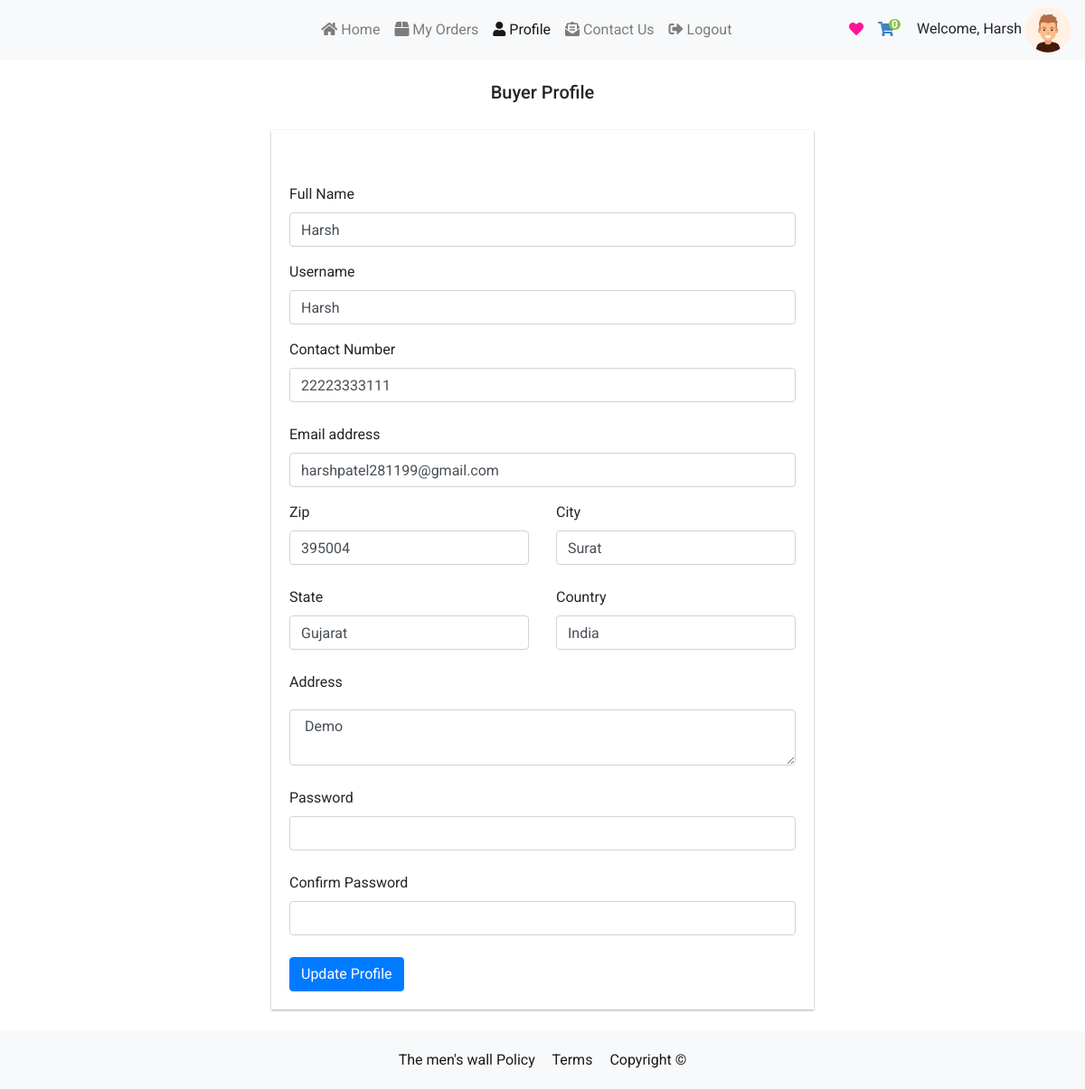
Screenshot of /products/buyerprofile/ (signed in) with the database file from the repository.
### users/models.py (models this page shows, shortened)
class CustomeUser(AbstractUser):
	role_list = [
		('buyer', 'buyer'),
		('seller', 'seller')
	]
	role = models.CharField(max_length=10, choices=role_list,null=True,blank=True,default='buyer')
	contact_no = models.CharField(null=True,blank=True,max_length=20,default="")
	fullname = models.CharField(max_length=100,default="",null=True,blank=True)

class Profile(models.Model):
	user = models.OneToOneField(CustomeUser, on_delete=models.CASCADE)
	image = models.ImageField(default='default.png', upload_to='profile_pics')
	slug = AutoSlugField(populate_from='user')
	bio = models.CharField(max_length=255, blank=True)
	friends = models.ManyToManyField("Profile", blank=True)

class Address(models.Model):
	city = models.CharField(max_length=100,default="")
	state = models.CharField(max_length=100,default="")
	country = models.CharField(max_length=100,default="")
	address = models.TextField()
	pincode = models.CharField(max_length=100,default="")
	user = models.ForeignKey(CustomeUser,on_delete=models.CASCADE)

### products/views.py (the view, shortened to what this page needs)
# urls.py: path("buyerprofile/",buyerprofile,name="buyerprofile"),
def buyerprofile(request):
    address = Address.objects.filter(user=request.user).last()
    return render(request,'products/buyerProfile.html',{'address':address})

### feed/views.py (called while the page is built)
def CountNotifications(request):
	count_notifications = 0
	if request.user.is_authenticated:
		count_notifications = Notification.objects.filter(user=request.user, is_seen=False).count()
	return {'count_notifications':count_notifications}

def GetProfile(request):
	you = ''
	if request.user.is_authenticated:
		p = request.user.profile
		you = p.user
	return {'profile':you}

### templates/products/buyerProfile.html (shortened to what this page needs)
{% extends "products/ecommBase.html" %}
{% load static %}
{% block content %}
<div class="container mt-2">
    <div class="text-center">
        <h5 class=" mt-4 mb-4">{{ user.role | title }} Profile</h5>
    </div>
    {% load static %}
    <div class="container seller__form mb-4">
        <form method="post" action="" >{% csrf_token %}
            <div class="row">
                <div class="col-12">
                    <div class="profile__img">
                    </div>
                </div>
                 <div class="col-12">
                    <div class="form-group">
                        <label for="first">Full Name</label>
                        <input type="text" value="{{ user.fullname }}" name="fullname" class="form-control" placeholder="" id="first">
                    </div>
                </div>
                <div class="col-12">
                    <div class="form-group">
                        <label for="first">Username</label>
                        <input type="text" value="{{ user.username }}" name="username" class="form-control" placeholder="" id="first">
                    </div>
                </div>
                 <div class="col-md-12 mb-2">
                    <div class="form-group">
                        <label for="company">Contact Number</label>
                        <input type="text" class="form-control" name="contact" placeholder="" value="{{ user.contact_no }}" id="company">
                    </div>
                </div>
                <div class="col-md-12">
                    <div class="form-group">
                        <label for="email">Email address</label>
                        <input type="email" value="{{ user.email }}"  name="email" class="form-control" id="email" placeholder="email">
                    </div>
                </div>
                  <div class="col-md-6 mb-2">
                    <div class="form-group">
                        <label for="zip">Zip</label>
                        <input type="text" class="form-control" name="zip" placeholder="" value="{{ address.pincode }}" id="zip">
                    </div>
                </div>
                <div class="col-md-6 mb-2">
                    <div class="form-group">
                        <label for="city">City</label>
                        <input type="text" class="form-control" name="city" placeholder="" value="{{ address.city }}" id="city">
                    </div>
                </div>
                <div class="col-md-6 mb-2">
                    <div class="form-group">
                        <label for="state">State</label>
                        <input type="text" class="form-control" name="state" placeholder="" value="{{ address.state }}" id="state">
                    </div>
                </div>
                <div class="col-md-6 mb-2">
                    <div class="form-group">
                        <label for="country">Country</label>
                        <input type="text" class="form-control" name="country" placeholder="" value="{{ address.country }}" id="country">
                    </div>
                </div>
                <div class="col-md-12 mb-2">
                    <div class="form-group">
                        <label for="address">Address</label>
                        <textarea class="form-control" name="address" placeholder="" >{{ address.address }}</textarea>
                    </div>
                </div>
                <div class="col-md-12 mb-2">
                    <div class="form-group">
                        <label for="company">Password</label>
                        <input type="password" class="form-control" name ="password"  placeholder="" id="company">
                    </div>
                </div>
                <div class="col-md-12 mb-2">
                    <div class="form-group">
                        <label for="company"> Confirm Password</label>
                        <input type="password" name="confirmpassword" class="form-control" placeholder="" id="company">
                    </div>
                </div>
            </div>
            <button type="submit" class="btn btn-primary">Update Profile</button>
        </form>
    </div>
</div>
{% endblock %}

### templates/products/ecommBase.html (shortened to what this page needs)
{% load static %}
<!DOCTYPE html>
<html lang="en">
<head>
    <link href="https://cdnjs.cloudflare.com/ajax/libs/font-awesome/5.13.0/css/all.min.css" rel="stylesheet">
    <link rel="stylesheet" href="https://cdn.jsdelivr.net/npm/bootstrap@4.5.3/dist/css/bootstrap.min.css">
</head>
<body>
<nav class="navbar navbar-expand-md bg-light navbar-light">
  <a class="navbar-brand" href="{% url 'home' %}" style="width:27%">
       </a>
  <div class="collapse navbar-collapse" id="collapsibleNavbar">
    <ul class="navbar-nav">
      {% if user.role == "seller" %}
      <li class="nav-item">
        <a class="nav-link active" href="{% url 'sellerDash' %}" ><i class="fa fa-list-alt" aria-hidden="true"></i>&nbsp;My Products</a>
      </li>
      <li class="nav-item">
        <a class="nav-link" href="{% url 'sellerOrders' %}"><i class="fa fa-shopping-cart" aria-hidden="true"></i>&nbsp;My Orders</a>
      </li>
    <li class="nav-item ">
        <a class="nav-link" href="{% url 'profile' %}"><i class="fa fa-user" aria-hidden="true"></i>&nbsp;Profile</a>
      </li>
        {% else  %}
      <li class="nav-item">
        <a class="nav-link {% if '/products/buyproducts/' == request.path %}active {% endif %}" href="{% url 'buyproducts' %}" ><i class="fas fa-home" aria-hidden="true"></i>&nbsp;Home</a>
      </li>
      <li class="nav-item">
        <a class="nav-link {% if '/orders/myOrders/' == request.path %}active {% endif %}" href="{% url 'myOrders' %}"><i class="fas fa-box" aria-hidden="true"></i>&nbsp;My Orders</a>
      </li>
           <li class="nav-item">
        <a class="nav-link {% if '/products/buyerprofile/' == request.path %}active {% endif %}" href="{% url 'buyerprofile' %}"><i class="fa fa-user" aria-hidden="true"></i>&nbsp;Profile</a>
      </li>
        {% endif  %}
     <li class="nav-item">
        <a class="nav-link  {% if '/contactus/' == request.path %}active{% endif %}" href="{% url 'contactus' %}"><i class="fas fa-envelope-open-text" aria-hidden="true"></i>&nbsp;Contact Us</a>
      </li>
        <li class="nav-item">
        <a class="nav-link " href="{% url 'logout' %}">{% if '/orders/myOrders/' == request.path %}<i class="fas fa-sign-out-alt"></i>{% else %}<i class="fas fa-sign-out-alt" aria-hidden="true"></i>{% endif %}&nbsp;Logout</a>
      </li>
    </ul>
   {% if user.role == "buyer" %}
    <ul class="navbar-nav ml-auto" style="margin-right: 10px">
         <li class="nav-item">
            <a class="nav-link" style="color: deeppink;cursor: pointer">
                <i class="fa fa-heart"  id="popWishlist"></i>
            </a>
         </li>
         <li class="nav-item" style="list-style: none !important;">
            <a class="nav-link" href="{% url 'cart' %}" style="color: #3E83C5">
            <i class="fa fa-shopping-cart"  id="popcart"></i>
            <span class="badge badge-dark" id="CartCounter" style="border-radius: 50px;background-color: #89C34A">0</span>
            </a>
         </li>
    </ul>
  {% endif %}
  </div>
     <div class="user-img">
               <span>Welcome,</span>
                <span>{{ profile.profile.user.username }}</span>
                <img src="{{ profile.profile.image.url }}" alt="" style="vertical-align: middle;
                    width: 50px;
                    height: 50px;
                    border-radius: 50%;">
            </div>
</nav>
    {% block content %}
    {% endblock content %}
    <div class="bottombar">
        <div class="container">
            <div class="row">
                <div class="col-md-12">
                    <div class="bottom_footer">
                        <span class="copyright"><a target="_blank" href="#">The men's wall</a></span>
                        <span class="terms">
                            <a class="copyright" target="_blank" href="{% url 'privacy_policy' %}"
                               style="margin-right: 15px">Policy</a>
                            <a class="copyright" target="_blank" href="{% url 'terms_condition' %}"
                               style="margin-right: 15px">Terms</a>
                            <a class="copyright" target="_blank" href="#">Copyright <span>©</span></a>
                        </span>
                    </div>
                </div>
            </div>
        </div>
    </div>
</body>
</html>

### templates/products/ecommBase.html (style rules this page uses)
body { font-family: 'Roboto', sans-serif !important; }
form input , form select { width: inherit; max-width: inherit; min-width: inherit; box-shadow: none; border-radius: 0; background-color: #ffffff; border: 1px solid #bebebe; }
form textarea { padding: 10px; border: 1px solid #bababa; margin: 10px 0; border-radius: 0; }
.bottombar { background-color: #f8f9fa; padding: 20px; text-align: center; }
.bottom_footer a { color: rgba(0,0,0,.9); font-size: 16px; }
.badge { padding-left: 5px; padding-right: 5px; -webkit-border-radius: 9px; -moz-border-radius: 9px; border-radius: 9px; }
#CartCounter , #whishListCounter { font-size: 12px; background: #3E83C5; color: #fff; padding: 0 3px; vertical-align: top; margin-left: -10px; }

### templates/products/buyerProfile.html (style rules this page uses)
.profile__img { margin-bottom: 15px; }
.seller__form { width: 100%; max-width: 600px; margin: auto; padding: 20px; box-shadow: 0 1px 3px rgba(0,0,0,0.12), 0 1px 2px rgba(0,0,0,0.24); margin-top: 30px; }

### rows the page displays
CustomeUser: profile.user.username "Harsh", profile.image (placeholder picture), role "Buyer", fullname "Harsh", username "Harsh", contact "22223333111", email "harshpatel281199@gmail.com"
Address: zip "395004", city "Surat", state "Gujarat", country "India", address "Demo"
